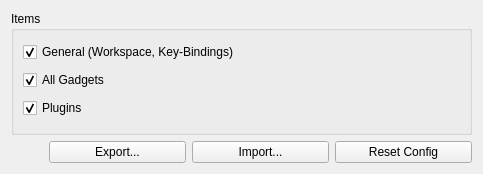
<?xml version="1.0" encoding="UTF-8"?>
<ui version="4.0">
 <class>ImportExportGadgetWidget</class>
 <widget class="QWidget" name="ImportExportGadgetWidget">
  <property name="geometry">
   <rect>
    <x>0</x>
    <y>0</y>
    <width>483</width>
    <height>174</height>
   </rect>
  </property>
  <property name="windowTitle">
   <string>Form</string>
  </property>
  <layout class="QHBoxLayout" name="horizontalLayout_2">
   <item>
    <layout class="QVBoxLayout" name="verticalLayout_2">
     <item>
      <widget class="QGroupBox" name="groupBoxItems">
       <property name="title">
        <string>Items</string>
       </property>
       <layout class="QVBoxLayout" name="verticalLayout">
        <item>
         <widget class="QCheckBox" name="checkBoxGeneral">
          <property name="text">
           <string>General (Workspace, Key-Bindings)</string>
          </property>
          <property name="checked">
           <bool>true</bool>
          </property>
         </widget>
        </item>
        <item>
         <widget class="QCheckBox" name="checkBoxAllGadgets">
          <property name="text">
           <string>All Gadgets</string>
          </property>
          <property name="checked">
           <bool>true</bool>
          </property>
         </widget>
        </item>
        <item>
         <widget class="QCheckBox" name="checkBoxPlugins">
          <property name="text">
           <string>Plugins</string>
          </property>
          <property name="checked">
           <bool>true</bool>
          </property>
         </widget>
        </item>
       </layout>
      </widget>
     </item>
     <item>
      <layout class="QHBoxLayout" name="horizontalLayout">
       <item>
        <widget class="QPushButton" name="helpButton">
         <property name="maximumSize">
          <size>
           <width>32</width>
           <height>32</height>
          </size>
         </property>
         <property name="text">
          <string/>
         </property>
         <property name="icon">
          <iconset resource="../coreplugin/core.qrc">
           <normaloff>:/core/images/helpicon.svg</normaloff>:/core/images/helpicon.svg</iconset>
         </property>
         <property name="iconSize">
          <size>
           <width>32</width>
           <height>32</height>
          </size>
         </property>
         <property name="flat">
          <bool>true</bool>
         </property>
        </widget>
       </item>
       <item>
        <widget class="QPushButton" name="exportButton">
         <property name="toolTip">
          <string>Export the GCS settings selected in the checkboxes above.</string>
         </property>
         <property name="text">
          <string>Export...</string>
         </property>
        </widget>
       </item>
       <item>
        <widget class="QPushButton" name="importButton">
         <property name="toolTip">
          <string>Import settings from the config file, only for the items checked above.</string>
         </property>
         <property name="text">
          <string>Import...</string>
         </property>
        </widget>
       </item>
       <item>
        <widget class="QPushButton" name="resetButton">
         <property name="toolTip">
          <string>Resets your GCS configuration to its default configuration.</string>
         </property>
         <property name="text">
          <string>Reset Config</string>
         </property>
        </widget>
       </item>
      </layout>
     </item>
    </layout>
   </item>
  </layout>
 </widget>
 <resources>
  <include location="../coreplugin/core.qrc"/>
 </resources>
 <connections/>
</ui>
